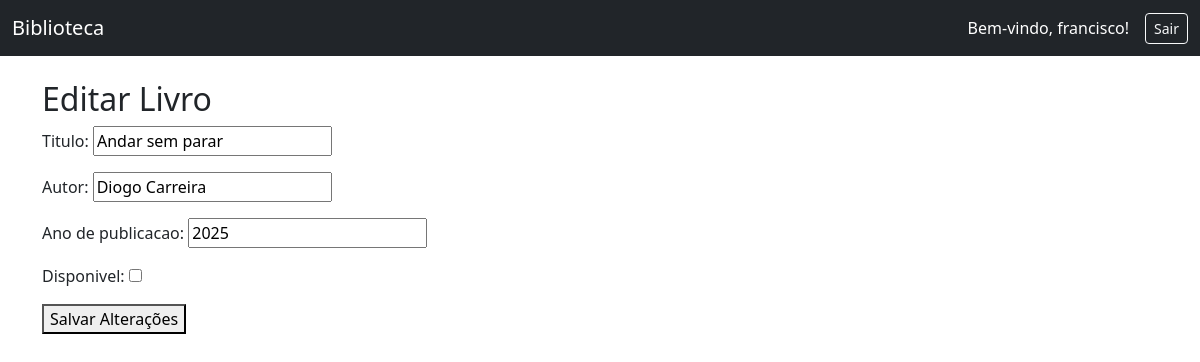
Screenshot of /edita/6/ (signed in) with the database file from the repository.
### livros/models.py (models this page shows, shortened)
class Livros(models.Model):
    titulo=models.CharField(max_length=100)
    autor =models.CharField(max_length=100)
    ano_de_publicacao=models.IntegerField()
    disponivel = models.BooleanField(default=True)

### livros/views.py (the view)
# urls.py: path('edita/<int:pk>/', views.editar_livros, name='editar'),
@login_required
def editar_livros(request, pk):
    livro=get_object_or_404(Livros, pk=pk)
    if request.method =='POST':
        form =LivrosForm(request.POST, instance=livro)
        if form.is_valid():
            form.save()
            return redirect('listar_livros')
    else:
        form =LivrosForm(instance=livro)
    return render(request, 'pages/editar.html', {'form': form})

### livros/forms.py
class LivrosForm(forms.ModelForm):
        class Meta:
                model = Livros
                fields = '__all__'

### livros/templates/pages/editar.html (shortened to what this page needs)
{% extends 'pages/base.html' %}
{% block content%}
<h2>Editar Livro</h2>
<form method="post">
    {{ form.as_p }}
    <button type="submit">Salvar Alterações</button>
</form>
{%endblock%}

### livros/templates/pages/base.html (shortened to what this page needs)
<!DOCTYPE html>
<html lang="pt-br">
<head>
    <link href="https://cdn.jsdelivr.net/npm/bootstrap@5.3.0/dist/css/bootstrap.min.css" rel="stylesheet">
</head>
<body>
    <nav class="navbar navbar-expand-lg navbar-dark bg-dark">
        <div class="container-fluid d-flex justify-content-between align-items-center">
            <a class="navbar-brand" href="{% url 'home' %}">Biblioteca</a>
            {% if user.is_authenticated %}
            <div class="d-flex align-items-center gap-3">
                <span class="text-white">Bem-vindo, {{ user.username }}!</span>
                <a href="{% url 'logout' %}" class="btn btn-outline-light btn-sm">Sair</a>
            </div>
            {% endif %}
        </div>
    </nav>
    <div class="container mt-4">
        {% block content %}
        {% endblock %}
    </div>
</body>
</html>

### rows the page displays
Livros: titulo "Andar sem parar", autor "Diogo Carreira", ano_de_publicacao "2025"

### other values shown
{{ user.username }} "francisco"
